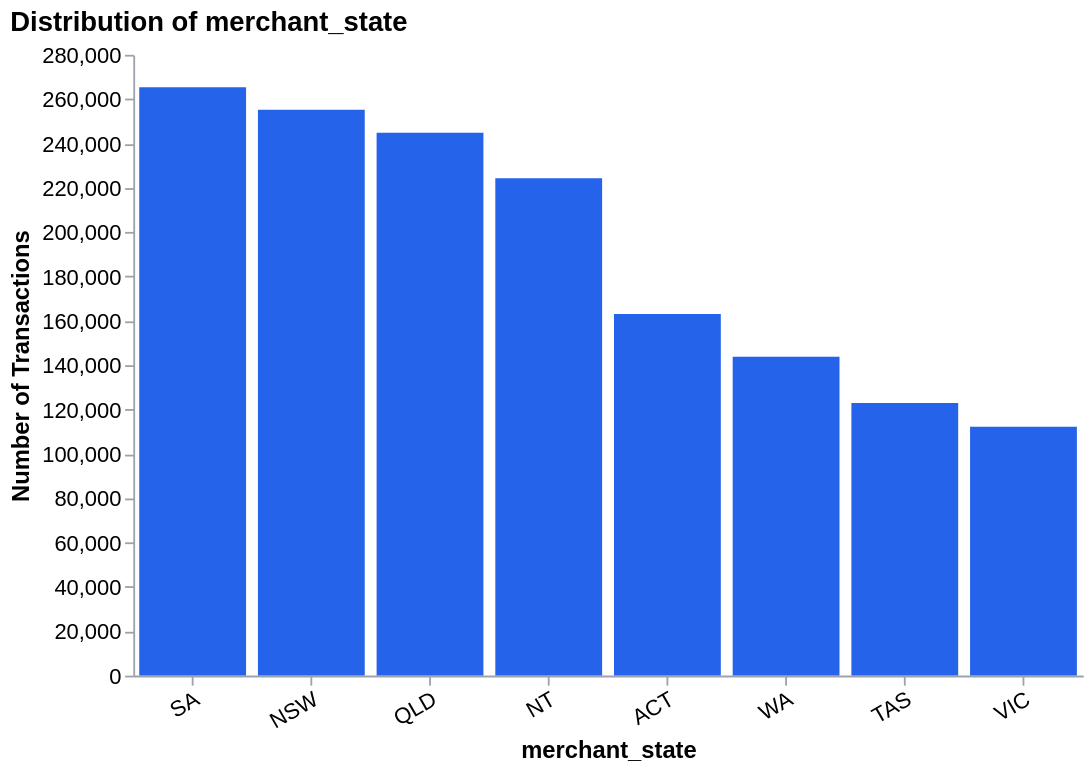

The cell this chart's notebook holds for it:
### Code cell
categorical_distribution('merchant_state')

### Figure 1 — Vega-Lite specification as saved in the notebook (floating-point values rounded to 4 significant figures)
{"config": {"view": {"continuousWidth": 300, "continuousHeight": 300, "strokeWidth": 0}, "axis": {"domainColor": "#9ca3af", "labelColor": "#000", "labelFontSize": 12, "labelLimit": 160, "tickColor": "#9ca3af", "titleColor": "#000", "titleFontSize": 13}}, "data": {"name": "data-5fa9ff968a3453dc89415e6d08abdf69"}, "mark": {"type": "bar", "color": "#2563eb"}, "encoding": {"tooltip": [{"field": "merchant_state", "type": "nominal"}, {"field": "Count", "format": ",", "title": "Transactions", "type": "quantitative"}, {"field": "Share", "format": ".1%", "type": "quantitative"}], "x": {"axis": {"grid": false, "labelAngle": -30}, "field": "merchant_state", "sort": "-y", "title": "merchant_state", "type": "nominal"}, "y": {"axis": {"grid": false}, "field": "Count", "title": "Number of Transactions", "type": "quantitative"}}, "height": 340, "title": {"text": "Distribution of merchant_state", "anchor": "start", "fontSize": 15}, "width": 520, "$schema": "https://vega.github.io/schema/vega-lite/v5.20.1.json", "datasets": {"data-5fa9ff968a3453dc89415e6d08abdf69": [{"merchant_state": "SA", "Count": 265370, "Share": 0.1732}, {"merchant_state": "NSW", "Count": 255244, "Share": 0.1666}, {"merchant_state": "QLD", "Count": 244852, "Share": 0.1598}, {"merchant_state": "NT", "Count": 224348, "Share": 0.1464}, {"merchant_state": "ACT", "Count": 163146, "Share": 0.1065}, {"merchant_state": "WA", "Count": 143864, "Share": 0.09391}, {"merchant_state": "TAS", "Count": 122932, "Share": 0.08024}, {"merchant_state": "VIC", "Count": 112253, "Share": 0.07327}]}}
